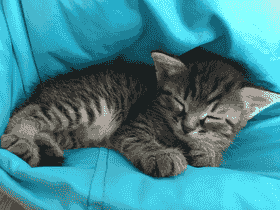
#> input picture input.png, 280 x 210 px
$ python main.py
#> lines starting #> are read from the running program, lines starting #| are printed output that depends on the picture
import numpy as np
from dataclasses import dataclass
from collections import Counter
import heapq
from typing import Dict, List, Tuple, Any

# ============================================================
# 1) Цветовые преобразования RGB <-> YCbCr (BT.601, full range)
# ============================================================

def rgb_to_ycbcr(img_rgb: np.ndarray) -> Tuple[np.ndarray, np.ndarray, np.ndarray]:
    """
    img_rgb: uint8, shape (H, W, 3), RGB 0..255
    Returns: Y, Cb, Cr as float32 (still in 0..255-ish range)
    """
    img = img_rgb.astype(np.float32)
    R, G, B = img[..., 0], img[..., 1], img[..., 2]

    # BT.601 (популярная формула)
    Y  = 0.299 * R + 0.587 * G + 0.114 * B
    Cb = -0.168736 * R - 0.331264 * G + 0.5 * B + 128.0
    Cr = 0.5 * R - 0.418688 * G - 0.081312 * B + 128.0
    return Y, Cb, Cr

def ycbcr_to_rgb(Y: np.ndarray, Cb: np.ndarray, Cr: np.ndarray) -> np.ndarray:
    """
    Inputs: float arrays
    Output: uint8 RGB image
    """
    Y = Y.astype(np.float32)
    Cb = Cb.astype(np.float32) - 128.0
    Cr = Cr.astype(np.float32) - 128.0

    R = Y + 1.402 * Cr
    G = Y - 0.344136 * Cb - 0.714136 * Cr
    B = Y + 1.772 * Cb

    rgb = np.stack([R, G, B], axis=-1)
    return np.clip(np.round(rgb), 0, 255).astype(np.uint8)

# ============================================================
# 2) Субдискретизация 4:2:0 (простая: average 2x2 + upsample)
# ============================================================

def subsample_420(C: np.ndarray) -> np.ndarray:
    """
    Downsample by 2 in both directions using 2x2 averaging.
    C: (H, W) float
    Return: (H/2, W/2)
    """
    H, W = C.shape
    assert H % 2 == 0 and W % 2 == 0
    C00 = C[0::2, 0::2]
    C01 = C[0::2, 1::2]
    C10 = C[1::2, 0::2]
    C11 = C[1::2, 1::2]
    return (C00 + C01 + C10 + C11) / 4.0

def upsample_420(Cs: np.ndarray) -> np.ndarray:
    """
    Nearest-neighbor upsample back to full resolution.
    Cs: (H/2, W/2)
    Return: (H, W)
    """
    return np.repeat(np.repeat(Cs, 2, axis=0), 2, axis=1)

# ============================================================
# 3) Подготовка: паддинг до кратности 8 (и 16 для 4:2:0)
# ============================================================

def pad_to_multiple(img: np.ndarray, mult_h: int, mult_w: int, mode="edge") -> np.ndarray:
    """
    Pad 2D array to multiples of mult_h, mult_w.
    mode='edge' повторяет крайние значения (часто хорошо для кодеков)
    """
    H, W = img.shape
    H2 = int(np.ceil(H / mult_h) * mult_h)
    W2 = int(np.ceil(W / mult_w) * mult_w)
    pad_h = H2 - H
    pad_w = W2 - W
    if pad_h == 0 and pad_w == 0:
        return img
    return np.pad(img, ((0, pad_h), (0, pad_w)), mode=mode)

# ============================================================
# 4) DCT через матрицу преобразования (точно как в теории)
#    D = T @ block @ T.T
# ============================================================

def dct_matrix(N: int = 8) -> np.ndarray:
    """
    Возвращает матрицу T размера NxN для DCT-II с ортонормировкой:
    T[u, x] = alpha(u) * cos(pi/N * (x + 1/2) * u)
    """
#> called with N = 8
    T = np.zeros((N, N), dtype=np.float32)
    for u in range(N):
        alpha = np.sqrt(1.0 / N) if u == 0 else np.sqrt(2.0 / N)
        for x in range(N):
            T[u, x] = alpha * np.cos((np.pi / N) * (x + 0.5) * u)
    return T

T8 = dct_matrix(8)
T8_T = T8.T

def dct2(block: np.ndarray) -> np.ndarray:
    """2D DCT: F = T * f * T^T"""
    return T8 @ block @ T8_T

def idct2(coeff: np.ndarray) -> np.ndarray:
    """Inverse 2D DCT: f = T^T * F * T"""
    return T8_T @ coeff @ T8

# ============================================================
# 5) Таблицы квантования (базовые JPEG, качество можно масштабировать)
# ============================================================

QY_STD = np.array([
    [16,11,10,16,24,40,51,61],
    [12,12,14,19,26,58,60,55],
    [14,13,16,24,40,57,69,56],
    [14,17,22,29,51,87,80,62],
    [18,22,37,56,68,109,103,77],
    [24,35,55,64,81,104,113,92],
    [49,64,78,87,103,121,120,101],
    [72,92,95,98,112,100,103,99]
], dtype=np.int32)

QC_STD = np.array([
    [17,18,24,47,99,99,99,99],
    [18,21,26,66,99,99,99,99],
    [24,26,56,99,99,99,99,99],
    [47,66,99,99,99,99,99,99],
    [99,99,99,99,99,99,99,99],
    [99,99,99,99,99,99,99,99],
    [99,99,99,99,99,99,99,99],
    [99,99,99,99,99,99,99,99]
], dtype=np.int32)

def scale_quant_table(Q: np.ndarray, quality: int) -> np.ndarray:
    """
    Масштабирование таблицы квантования как в популярных реализациях JPEG.
    quality: 1..100
    """
    quality = int(np.clip(quality, 1, 100))
    if quality < 50:
        S = 5000 / quality
    else:
        S = 200 - 2 * quality
    Qs = np.floor((S * Q + 50) / 100).astype(np.int32)
    Qs = np.clip(Qs, 1, 255)
    return Qs

# ============================================================
# 6) Zigzag порядок (8x8 -> 64)
# ============================================================

def zigzag_indices(n=8) -> List[Tuple[int, int]]:
#> called with n = 8
    idx = []
    for s in range(2*n - 1):
        if s % 2 == 0:
            # even: go down-left
            x = min(s, n-1)
            y = s - x
            while x >= 0 and y < n:
                idx.append((x, y))
                x -= 1
                y += 1
        else:
            # odd: go up-right
            y = min(s, n-1)
            x = s - y
            while y >= 0 and x < n:
                idx.append((x, y))
                x += 1
                y -= 1
    return idx

ZZ = zigzag_indices(8)

def block_to_zigzag(block: np.ndarray) -> np.ndarray:
    return np.array([block[i, j] for (i, j) in ZZ], dtype=np.int32)

def zigzag_to_block(vec: np.ndarray) -> np.ndarray:
    block = np.zeros((8, 8), dtype=np.int32)
    for k, (i, j) in enumerate(ZZ):
        block[i, j] = vec[k]
    return block

# ============================================================
# 7) Категории величины (SIZE) как в JPEG: сколько бит нужно на амплитуду
# ============================================================

def magnitude_category(x: int) -> int:
    if x == 0:
        return 0
    return int(np.floor(np.log2(abs(x))) + 1)

def amplitude_bits(x: int, size: int) -> str:
    """
    JPEG кодирует амплитуду:
    - положительное: обычный двоичный код
    - отрицательное: инверсия (2^size - 1 + x) (эквивалентно JPEG "ones complement" трюку)
    """
    if size == 0:
        return ""
    if x >= 0:
        return format(x, f"0{size}b")
    # для отрицательных:
    val = (1 << size) - 1 + x  # x отрицательное
    return format(val, f"0{size}b")

def bits_to_amplitude(bits: str) -> int:
    if not bits:
        return 0
    size = len(bits)
    v = int(bits, 2)
    # если старший бит 1 -> положительное
    if v >= (1 << (size - 1)):
        return v
    # иначе отрицательное
    return v - ((1 << size) - 1)

# ============================================================
# 8) RLE для AC коэффициентов + DC дифференцирование
# ============================================================

EOB = ("EOB",)     # End of Block
ZRL = ("ZRL",)     # Zero Run Length (16 zeros)

def encode_block_coeffs(zz: np.ndarray, prev_dc: int) -> Tuple[List[Any], int]:
    """
    zz: 64 ints in zigzag order (quantized).
    Returns:
      symbols: список "символов" для Хаффмана + отдельные биты амплитуд
      new_prev_dc: DC текущего блока
    Представление символов сделаем так:
      - DC: ("DC", size, amp_bits)
      - AC: ("AC", run, size, amp_bits)
      - EOB, ZRL как отдельные маркеры
    """
    dc = int(zz[0])
    diff = dc - prev_dc
    dc_size = magnitude_category(diff)
    symbols = [("DC", dc_size, amplitude_bits(diff, dc_size))]

    # AC coefficients:
    run = 0
    for k in range(1, 64):
        a = int(zz[k])
        if a == 0:
            run += 1
            if run == 16:
                symbols.append(ZRL)
                run = 0
        else:
            size = magnitude_category(a)
            symbols.append(("AC", run, size, amplitude_bits(a, size)))
            run = 0

    if run > 0:
        symbols.append(EOB)

    return symbols, dc

def decode_block_coeffs(symbols: List[Any], prev_dc: int) -> Tuple[np.ndarray, int]:
    """
    Обратно из символов -> zigzag vector длины 64.
    """
    zz = np.zeros(64, dtype=np.int32)

    # DC должен быть первым
    sym = symbols[0]
    assert sym[0] == "DC"
    size = sym[1]
    diff = bits_to_amplitude(sym[2])
    dc = prev_dc + diff
    zz[0] = dc

    idx = 1
    for sym in symbols[1:]:
        if sym == EOB:
            break
        if sym == ZRL:
            idx += 16
            continue
        # AC
        assert sym[0] == "AC"
        run, size, bits = sym[1], sym[2], sym[3]
        idx += run
        zz[idx] = bits_to_amplitude(bits)
        idx += 1
        if idx >= 64:
            break

    return zz, dc

# ============================================================
# 9) Хаффман для наших символов
#    (мы кодируем "символ" без амплитудных битов, а амплитуды приклеиваем)
# ============================================================

@dataclass
class HuffmanCodebook:
    codes: Dict[Any, str]  # symbol -> bitstring

def build_huffman_codebook(symbols: List[Any]) -> HuffmanCodebook:
    """
    Строим Хаффман по частотам "символов", где:
      DC символ = ("DC", dc_size)
      AC символ = ("AC", run, size)
      EOB, ZRL как есть
    Амплитудные биты НЕ участвуют в выборе символа (как в JPEG).
    """
    def symbol_key(s):
        if s == EOB or s == ZRL:
            return s
        if s[0] == "DC":
            return ("DC", s[1])
        if s[0] == "AC":
            return ("AC", s[1], s[2])
        raise ValueError(s)

    freq = Counter(symbol_key(s) for s in symbols)

    # Классический Хаффман через очередь
    heap = [[w, [sym, ""]] for sym, w in freq.items()]
    heapq.heapify(heap)

    # крайний случай: один символ
    if len(heap) == 1:
        w, [sym, _] = heap[0]
        return HuffmanCodebook({sym: "0"})

    while len(heap) > 1:
        lo = heapq.heappop(heap)
        hi = heapq.heappop(heap)
        for pair in lo[1:]:
            pair[1] = "0" + pair[1]
        for pair in hi[1:]:
            pair[1] = "1" + pair[1]
        heapq.heappush(heap, [lo[0] + hi[0]] + lo[1:] + hi[1:])

    _, *pairs = heap[0]
    codes = {sym: code for sym, code in pairs}
    return HuffmanCodebook(codes)

def huffman_encode(symbols: List[Any], cb: HuffmanCodebook) -> str:
    """
    Возвращает одну большую строку бит (для учебных целей).
    """
    out_bits = []
    for s in symbols:
        if s == EOB or s == ZRL:
            key = s
            out_bits.append(cb.codes[key])
        elif s[0] == "DC":
            key = ("DC", s[1])
            out_bits.append(cb.codes[key])
            out_bits.append(s[2])  # amplitude bits
        else:  # AC
            key = ("AC", s[1], s[2])
            out_bits.append(cb.codes[key])
            out_bits.append(s[3])  # amplitude bits
    return "".join(out_bits)

# Для декодирования Хаффмана сделаем обратную таблицу
def invert_codebook(cb: HuffmanCodebook) -> Dict[str, Any]:
    return {v: k for k, v in cb.codes.items()}

def huffman_decode(bitstream: str, cb: HuffmanCodebook, n_blocks: int) -> List[List[Any]]:
    """
    Декодируем обратно в список блоков, каждый блок = список символов (с амплитудными битами).
    Нам нужно знать n_blocks (сколько блоков ожидаем).
    """
    inv = invert_codebook(cb)

    blocks = []
    i = 0

    def read_huff_symbol() -> Any:
        nonlocal i
        # читаем биты пока не совпадет с кодом
        acc = ""
        while i < len(bitstream):
            acc += bitstream[i]
            i += 1
            if acc in inv:
                return inv[acc]
        raise ValueError("Unexpected end of bitstream")

    def read_bits(k: int) -> str:
        nonlocal i
        if k == 0:
            return ""
        bits = bitstream[i:i+k]
        if len(bits) != k:
            raise ValueError("Unexpected end of bitstream (amplitude)")
        i += k
        return bits

    for _ in range(n_blocks):
        block_syms = []

        # DC
        sym = read_huff_symbol()
        if sym[0] != "DC":
            raise ValueError("Expected DC symbol")
        dc_size = sym[1]
        amp = read_bits(dc_size)
        block_syms.append(("DC", dc_size, amp))

        # AC until EOB or filled
        filled = 1
        while filled < 64:
            sym = read_huff_symbol()
            if sym == EOB:
                block_syms.append(EOB)
                break
            if sym == ZRL:
                block_syms.append(ZRL)
                filled += 16
                continue
            # AC
            run, size = sym[1], sym[2]
            amp = read_bits(size)
            block_syms.append(("AC", run, size, amp))
            filled += run + 1

        blocks.append(block_syms)

    return blocks

# ============================================================
# 10) Разбиение на блоки 8x8 и сборка обратно
# ============================================================

def image_to_blocks(img: np.ndarray) -> np.ndarray:
    """
    img: 2D float, shape (H, W), where H,W multiples of 8
    Returns: blocks shape (nH, nW, 8, 8)
    """
    H, W = img.shape
    assert H % 8 == 0 and W % 8 == 0
    return img.reshape(H//8, 8, W//8, 8).transpose(0, 2, 1, 3)

def blocks_to_image(blocks: np.ndarray) -> np.ndarray:
    """
    blocks: (nH, nW, 8, 8)
    Returns: (H, W)
    """
    nH, nW, _, _ = blocks.shape
    return blocks.transpose(0, 2, 1, 3).reshape(nH*8, nW*8)

# ============================================================
# 11) Основной encode/decode (мини-JPEG)
# ============================================================

@dataclass
class MiniJPEG:
    height: int
    width: int
    quality: int
    subsampling: str  # "444" or "420"
    qy: np.ndarray
    qc: np.ndarray
    huff: HuffmanCodebook
    bitstream: str
    # Нужно знать, сколько блоков и в каком порядке мы их складывали:
    layout: Dict[str, Tuple[int, int]]  # channel -> (nH_blocks, nW_blocks)

def encode_minijpeg(img_rgb: np.ndarray, quality: int = 75, subsampling: str = "420") -> MiniJPEG:
    """
    Кодирует изображение (учебный формат).
    subsampling: "444" или "420"
    """
    H0, W0, _ = img_rgb.shape

    # Для 4:2:0 нужно, чтобы размеры были кратны 16 (потому что хрома вдвое меньше,
    # а мы хотим, чтобы и хрома тоже делилась на 8).
    if subsampling == "420":
        mult = 16
    else:
        mult = 8

    Y, Cb, Cr = rgb_to_ycbcr(img_rgb)

    Y  = pad_to_multiple(Y,  mult, mult)
    Cb = pad_to_multiple(Cb, mult, mult)
    Cr = pad_to_multiple(Cr, mult, mult)

    if subsampling == "420":
        Cb_s = subsample_420(Cb)
        Cr_s = subsample_420(Cr)
    else:
        Cb_s, Cr_s = Cb, Cr

    # Квант. таблицы
    qy = scale_quant_table(QY_STD, quality)
    qc = scale_quant_table(QC_STD, quality)

    # Преобразуем в блоки 8×8
    Yb  = image_to_blocks(Y)
    Cbb = image_to_blocks(Cb_s)
    Crb = image_to_blocks(Cr_s)

    layout = {
        "Y":  (Yb.shape[0],  Yb.shape[1]),
        "Cb": (Cbb.shape[0], Cbb.shape[1]),
        "Cr": (Crb.shape[0], Crb.shape[1]),
    }

    # Идём по блокам в фиксированном порядке: все Y, потом Cb, потом Cr
    all_symbols = []
    prev_dc = {"Y": 0, "Cb": 0, "Cr": 0}

    def process_channel(blocks: np.ndarray, Q: np.ndarray, name: str):
        nonlocal all_symbols
        for by in range(blocks.shape[0]):
            for bx in range(blocks.shape[1]):
                block = blocks[by, bx].astype(np.float32) - 128.0  # level shift

                F = dct2(block)  # DCT
                q = np.round(F / Q).astype(np.int32)  # quantize

                zz = block_to_zigzag(q)
                syms, new_prev = encode_block_coeffs(zz, prev_dc[name])
                prev_dc[name] = new_prev

                all_symbols.extend(syms)

    process_channel(Yb,  qy, "Y")
    process_channel(Cbb, qc, "Cb")
    process_channel(Crb, qc, "Cr")

    # Хаффман по всему потоку (для простоты — единый кодбук)
    huff = build_huffman_codebook(all_symbols)
    bitstream = huffman_encode(all_symbols, huff)

    return MiniJPEG(
        height=H0,
        width=W0,
        quality=quality,
        subsampling=subsampling,
        qy=qy,
        qc=qc,
        huff=huff,
        bitstream=bitstream,
        layout=layout
    )

def decode_minijpeg(container: MiniJPEG) -> np.ndarray:
    """
    Возвращает восстановленное RGB uint8.
    """
    qy, qc = container.qy, container.qc
    subsampling = container.subsampling

    nY = container.layout["Y"][0] * container.layout["Y"][1]
    nC = container.layout["Cb"][0] * container.layout["Cb"][1]
    n_blocks = nY + nC + nC  # Y + Cb + Cr

    # Декодируем Хаффман -> получаем список блоков символов
    blocks_syms = huffman_decode(container.bitstream, container.huff, n_blocks)

    # Восстанавливаем блоки коэффициентов и затем пиксели через IDCT
    prev_dc = {"Y": 0, "Cb": 0, "Cr": 0}

    def reconstruct_blocks(nh: int, nw: int, Q: np.ndarray, name: str, start_idx: int) -> Tuple[np.ndarray, int]:
        blocks = np.zeros((nh, nw, 8, 8), dtype=np.float32)
        idx = start_idx
        for by in range(nh):
            for bx in range(nw):
                syms = blocks_syms[idx]
                idx += 1

                zz, new_prev = decode_block_coeffs(syms, prev_dc[name])
                prev_dc[name] = new_prev

                qblock = zigzag_to_block(zz).astype(np.float32)
                F = qblock * Q  # dequantize
                block = idct2(F) + 128.0  # IDCT + unshift

                blocks[by, bx] = block
        return blocks, idx

    idx = 0
    Yb, idx  = reconstruct_blocks(container.layout["Y"][0],  container.layout["Y"][1],  qy, "Y",  idx)
    Cbb, idx = reconstruct_blocks(container.layout["Cb"][0], container.layout["Cb"][1], qc, "Cb", idx)
    Crb, idx = reconstruct_blocks(container.layout["Cr"][0], container.layout["Cr"][1], qc, "Cr", idx)

    # Склеиваем блоки обратно в картинки
    Y  = blocks_to_image(Yb)
    Cb = blocks_to_image(Cbb)
    Cr = blocks_to_image(Crb)

    # Если 4:2:0 — апсемплим хрому
    if subsampling == "420":
        Cb = upsample_420(Cb)
        Cr = upsample_420(Cr)

    # Обрезаем паддинг до исходного размера
    Y  = Y[:container.height, :container.width]
    Cb = Cb[:container.height, :container.width]
    Cr = Cr[:container.height, :container.width]

    return ycbcr_to_rgb(Y, Cb, Cr)

# ============================================================
# 12) Пример использования
# ============================================================

if __name__ == "__main__":
    from PIL import Image

    img = Image.open("input.png").convert("RGB")
#> img is the input picture: PIL image 280x210 RGB; mean R, G, B 64.7, 133.8, 144
    arr = np.array(img)

    encoded = encode_minijpeg(arr, quality=60, subsampling="420")
#> in subsample_420 (call 2), `C11 = C[1::2, 1::2]`:
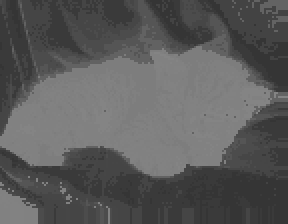
#> C11: shape (112, 144) float32 (shown 2 times larger); min 53.96, max 132.2, mean 90.7
#> the loop in build_huffman_codebook, `while len(heap) > 1:` made 52 passes
#> the loop in huffman_encode, `for s in symbols:` made 17862 passes
#> s on passes 1 to 3: ('DC', 4, '1000'), ('AC', 0, 4, '0000'), ('AC', 2, 1, '0')
    recon = decode_minijpeg(encoded)
#> in decode_minijpeg, `Y  = Y[:container.height, :container.width]`:
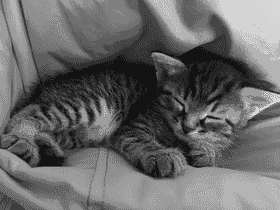
#> Y: shape (210, 280) float32; min 11.92, max 260.1, mean 114.3; drawn with min black and max white
#> in ycbcr_to_rgb, `Cb = Cb.astype(np.float32) - 128.0`:
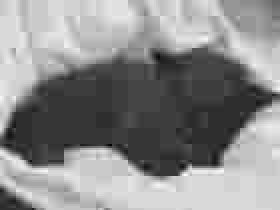
#> Cb: shape (210, 280) float32; min -16.33, max 43.87, mean 16.8; drawn with min black and max white
#> in ycbcr_to_rgb, `Cr = Cr.astype(np.float32) - 128.0`:
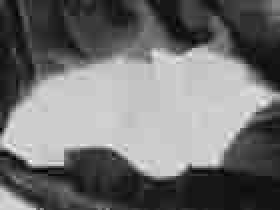
#> Cr: shape (210, 280) float32; min -81.28, max 21.81, mean -35.3; drawn with min black and max white
#> in ycbcr_to_rgb, `R = Y + 1.402 * Cr`:
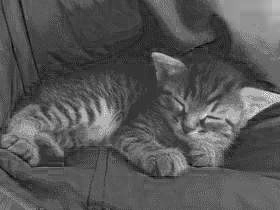
#> R: shape (210, 280) float32; min -36.68, max 259.5, mean 64.8; drawn with min black and max white
#> in ycbcr_to_rgb, `B = Y + 1.772 * Cb`:
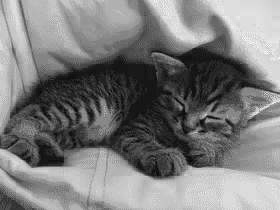
#> B: shape (210, 280) float32; min 5.34, max 289, mean 144.1; drawn with min black and max white
#> in ycbcr_to_rgb, `return np.clip(np.round(rgb), 0, 255).astype(np.uint8)`:
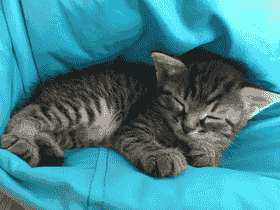
#> returned value: shape (210, 280, 3); mean of channels 0, 1, 2 64.9, 133.7, 144; drawn as R, G, B

    Image.fromarray(recon).save("reconstructed.png")

    # "оценка" размера: длина битового потока
    print("Bitstream length:", len(encoded.bitstream), "bits")
#| Bitstream length: 90334 bits
    print("Approx bytes:", len(encoded.bitstream) / 8)
#| Approx bytes: 11291.75

    # =============================
    # Сравнение сжатия
    # =============================

    # исходный размер (в памяти)
    H, W, _ = arr.shape
    original_bytes = H * W * 3

    # размер после сжатия
    compressed_bytes = len(encoded.bitstream) / 8

    # коэффициент сжатия
    compression_ratio = original_bytes / compressed_bytes

    # процент уменьшения
    reduction_percent = 100 * (1 - compressed_bytes / original_bytes)

    print("\n=== Compression Stats ===")
    print(f"Original size:   {original_bytes:.0f} bytes ({original_bytes / 1024:.2f} KB)")
#| Original size:   176400 bytes (172.27 KB)
    print(f"Compressed size: {compressed_bytes:.0f} bytes ({compressed_bytes / 1024:.2f} KB)")
#| Compressed size: 11292 bytes (11.03 KB)
    print(f"Compression ratio: {compression_ratio:.2f} : 1")
#| Compression ratio: 15.62 : 1
    print(f"Size reduction: {reduction_percent:.2f}%")
#| Size reduction: 93.60%
